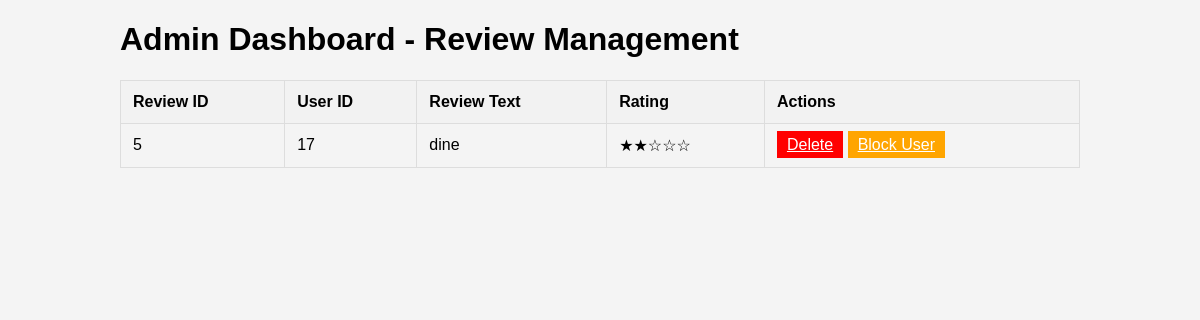
The page /adminreview.php (signed in) on the database its author committed.
### tables this page shows
CREATE TABLE `review` (
  `review_id` int(11) NOT NULL,
  `ussrid` int(11) DEFAULT NULL,
  `rating` int(11) DEFAULT NULL CHECK (`rating` between 1 and 5),
  `review_text` text DEFAULT NULL,
  `created_at` timestamp NOT NULL DEFAULT current_timestamp()
);

### adminreview.php (the view, shortened to what this page needs)
<?php
$servername = "localhost";
$username = "root";
$password = "";
$database = "miniproject";
$conn = new mysqli($servername, $username, $password, $database);
$sql = "SELECT review_id, ussrid, review_text, rating FROM review ORDER BY created_at DESC";
$result = $conn->query($sql);
?>
<!DOCTYPE html>
<html lang="en">
<head>
</head>
<body>
    <div class="container">
        <h1>Admin Dashboard - Review Management</h1>
        <table>
            <thead>
                <tr>
                    <th>Review ID</th>
                    <th>User ID</th>
                    <th>Review Text</th>
                    <th>Rating</th>
                    <th>Actions</th>
                </tr>
            </thead>
            <tbody>
                <?php
                if ($result->num_rows > 0) {
                    while($row = $result->fetch_assoc()) {
                        echo '<tr>';
                        echo '<td>' . htmlspecialchars($row['review_id']) . '</td>';
                        echo '<td>' . htmlspecialchars($row['ussrid']) . '</td>';
                        echo '<td>' . htmlspecialchars($row['review_text']) . '</td>';
                        echo '<td>' . str_repeat('★', $row['rating']) . str_repeat('☆', 5 - $row['rating']) . '</td>';
                        echo '<td>';
                        echo '<a href="?delete=' . htmlspecialchars($row['review_id']) . '" class="btn-delete">Delete</a> ';
                        echo '<a href="?block=' . htmlspecialchars($row['ussrid']) . '" class="btn-block">Block User</a>';
                        echo '</td>';
                        echo '</tr>';
                    }
                } else {
                    echo '<tr><td colspan="5">No reviews found.</td></tr>';
                }
                ?>
            </tbody>
        </table>
    </div>
</body>
</html>

### adminreview.php (style rules this page uses)
body { font-family: Arial, sans-serif; background-color: #f4f4f4; margin: 0; padding: 0; }
.container { width: 80%; margin: auto; overflow: hidden; }
table { width: 100%; margin: 20px 0; border-collapse: collapse; }
table, th, td { border: 1px solid #ddd; }
th, td { padding: 12px; text-align: left; }
th { background-color: #f2f2f2; }
.btn-delete, .btn-block { background-color: red; color: white; border: none; padding: 5px 10px; cursor: pointer; }
.btn-block { background-color: orange; }

### rows shown on the page
review: review_id "5", ussrid "17", review_text "dine", rating "★★", rating "☆☆☆"
